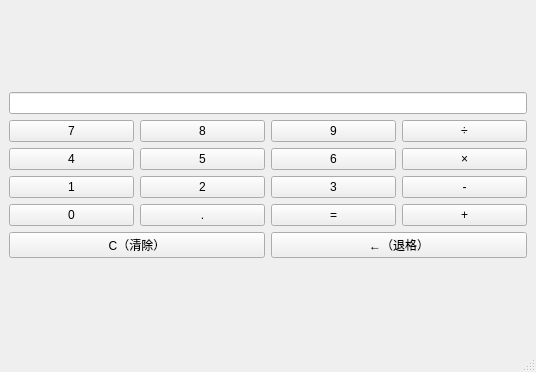
<?xml version="1.0" encoding="UTF-8"?>
<ui version="4.0">
 <class>MainWindow</class>
 <widget class="QMainWindow" name="MainWindow">
  <property name="geometry">
   <rect>
    <x>0</x>
    <y>0</y>
    <width>536</width>
    <height>372</height>
   </rect>
  </property>
  <property name="windowTitle">
   <string>MainWindow</string>
  </property>
  <widget class="QWidget" name="centralwidget">
   <layout class="QVBoxLayout" name="verticalLayout_2">
    <item>
     <layout class="QVBoxLayout" name="verticalLayout">
      <item>
       <widget class="QLineEdit" name="display"/>
      </item>
      <item>
       <layout class="QHBoxLayout" name="horizontalLayout">
        <item>
         <widget class="QPushButton" name="btn_7">
          <property name="text">
           <string>7</string>
          </property>
         </widget>
        </item>
        <item>
         <widget class="QPushButton" name="btn_8">
          <property name="text">
           <string>8</string>
          </property>
         </widget>
        </item>
        <item>
         <widget class="QPushButton" name="btn_9">
          <property name="text">
           <string>9</string>
          </property>
         </widget>
        </item>
        <item>
         <widget class="QPushButton" name="btn_div">
          <property name="text">
           <string>÷</string>
          </property>
         </widget>
        </item>
       </layout>
      </item>
      <item>
       <layout class="QHBoxLayout" name="horizontalLayout_2">
        <item>
         <widget class="QPushButton" name="btn_4">
          <property name="text">
           <string>4</string>
          </property>
         </widget>
        </item>
        <item>
         <widget class="QPushButton" name="btn_5">
          <property name="text">
           <string>5</string>
          </property>
         </widget>
        </item>
        <item>
         <widget class="QPushButton" name="btn_6">
          <property name="text">
           <string>6</string>
          </property>
         </widget>
        </item>
        <item>
         <widget class="QPushButton" name="btn_mul">
          <property name="text">
           <string>×</string>
          </property>
         </widget>
        </item>
       </layout>
      </item>
      <item>
       <layout class="QHBoxLayout" name="horizontalLayout_3">
        <item>
         <widget class="QPushButton" name="btn_1">
          <property name="text">
           <string>1</string>
          </property>
         </widget>
        </item>
        <item>
         <widget class="QPushButton" name="btn_2">
          <property name="text">
           <string>2</string>
          </property>
         </widget>
        </item>
        <item>
         <widget class="QPushButton" name="btn_3">
          <property name="text">
           <string>3</string>
          </property>
         </widget>
        </item>
        <item>
         <widget class="QPushButton" name="btn_sub">
          <property name="text">
           <string>-</string>
          </property>
         </widget>
        </item>
       </layout>
      </item>
      <item>
       <layout class="QHBoxLayout" name="horizontalLayout_4">
        <item>
         <widget class="QPushButton" name="btn_0">
          <property name="text">
           <string>0</string>
          </property>
         </widget>
        </item>
        <item>
         <widget class="QPushButton" name="btn_dot">
          <property name="text">
           <string>.</string>
          </property>
         </widget>
        </item>
        <item>
         <widget class="QPushButton" name="btn_eq">
          <property name="text">
           <string>=</string>
          </property>
         </widget>
        </item>
        <item>
         <widget class="QPushButton" name="btn_add">
          <property name="text">
           <string>+</string>
          </property>
         </widget>
        </item>
       </layout>
      </item>
      <item>
       <layout class="QHBoxLayout" name="horizontalLayout_5">
        <item>
         <widget class="QPushButton" name="btn_clear">
          <property name="text">
           <string>C（清除）</string>
          </property>
         </widget>
        </item>
        <item>
         <widget class="QPushButton" name="btn_back">
          <property name="text">
           <string>←（退格）</string>
          </property>
         </widget>
        </item>
       </layout>
      </item>
     </layout>
    </item>
   </layout>
  </widget>
  <widget class="QMenuBar" name="menubar">
   <property name="geometry">
    <rect>
     <x>0</x>
     <y>0</y>
     <width>536</width>
     <height>21</height>
    </rect>
   </property>
  </widget>
  <widget class="QStatusBar" name="statusbar"/>
 </widget>
 <resources/>
 <connections/>
</ui>
